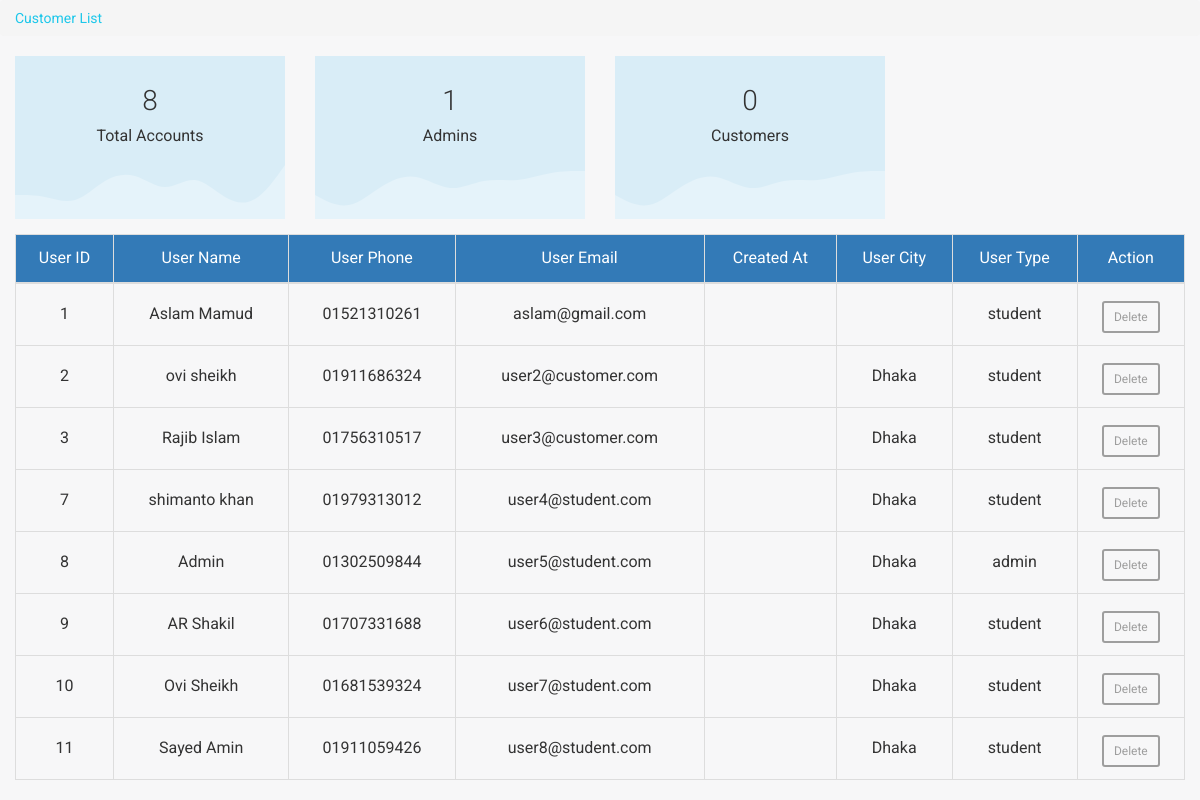
/online-academy/settings/our-team.php, run on the app's committed database.
### tables this page shows
CREATE TABLE `user` (
  `user_id` int(11) NOT NULL,
  `user_name` text NOT NULL,
  `user_image` varchar(200) NOT NULL,
  `user_pass` text NOT NULL,
  `user_email` varchar(50) NOT NULL,
  `user_email_token` text NOT NULL,
  `user_email_ver` int(11) NOT NULL,
  `user_pass_recovered` text NOT NULL,
  `user_join_date` text NOT NULL,
  `user_about` text NOT NULL,
  `user_tagline` text NOT NULL,
  `user_skill` text NOT NULL,
  `user_location` text NOT NULL,
  `user_city` text NOT NULL,
  `user_region` int(11) NOT NULL,
  `user_phone` varchar(50) NOT NULL,
  `user_phone_ver` varchar(30) NOT NULL,
  `user_type` text NOT NULL,
  `user_verified` int(11) NOT NULL,
  `user_level` int(11) NOT NULL
);

### online-academy/settings/our-team.php (the view, shortened to what this page needs)
<?php
include 'header.php';
$user_select_query = "SELECT * FROM user";
$admin_select_query = "SELECT * FROM user WHERE user_type = 'admin'";
$customer_select_query = "SELECT * FROM user WHERE `user_type` = 'customer'";
$user_info = mysqli_query($con, $user_select_query);
$admin_info = mysqli_query($con, $admin_select_query);
$customer_info = mysqli_query($con, $customer_select_query);
?>
    <div class="sl-mainpanel">
      <nav class="breadcrumb sl-breadcrumb">
        <a class="breadcrumb-item" href="customer-list">Customer List</a>
      </nav>
      <div class="col-lg-12 sl-pagebody m-auto">
        <table class="table table-bordered text-center">
          <div class="row gutters-10">
            <div class="col-md-3">
                <div class="bg-info text-white rounded-lg mb-4 overflow-hidden">
                  <div class="px-3 pt-3 text-center">
                    <div class="h3 fw-700"><?= $user_info->num_rows; ?></div>
                    <div class="h5 opacity-50">Total Accounts</div>
                  </div>
                </div>
            </div>
            <div class="col-md-3">
                <div class="bg-info text-white rounded-lg mb-4 overflow-hidden">
                    <div class="px-3 pt-3 text-center">
                        <div class="h3 fw-700"><?= $admin_info->num_rows; ?></div>
                        <div class="h5 opacity-50">Admins</div>
                    </div>
                </div>
            </div>
			<div class="col-md-3">
                <div class="bg-info text-white rounded-lg mb-4 overflow-hidden">
                    <div class="px-3 pt-3 text-center">
                        <div class="h3 fw-700"><?= $customer_info->num_rows; ?></div>
                        <div class="h5 opacity-50">Customers</div>
                    </div>
                </div>
            </div>
          </div>
            <thead class="bg-primary">
                <tr>
                    <td>User ID</td>
                    <td>User Name</td>
                    <td>User Phone</td>
                    <td>User Email</td>
                    <td>Created At</td>
                    <td>User City</td>
                    <td>User Type</td>
                    <td>Action</td>
                </tr>
            </thead>
            <tbody>
                <?php
                  foreach($user_info as $user){
                    ?>
                      <tr>
                        <td><?=$user['user_id']?></td>
                        <td><?=$user['user_name']?></td>
                        <td><?=$user['user_phone']?></td>
                        <td><?=$user['user_email']?></td>
                        <td><?=$user['user_join_date']?></td>
                        <td><?=$user['user_city']?></td>
                        <td><?=$user['user_type']?></td>
                        <td>
                          <a class="btn btn-sm mt-2 btn-outline-danger" href="remove-a-user?id=<?php echo $user['user_id']; ?>" onclick="return confirm('Are you sure want to clear your cart?');">Delete</a>
                        </td>
                      </tr>
                    <?php
                  }
                ?>
            </tbody>
        </table>
      </div>
    </div>
<?php
  require_once 'footer.php';
?>

### online-academy/settings/assets/css/custom-padding-margin.css (style rules this page uses)
.mt-2, .my-2 { margin-top: 0.5rem !important; }
.mb-4, .my-4 { margin-bottom: 1.5rem !important; }
.pt-3, .py-3 { padding-top: 1rem !important; }
.pr-3, .px-3 { padding-right: 1rem !important; }
.pl-3, .px-3 { padding-left: 1rem !important; }
.m-auto { margin: auto !important; }

### data on the page
user: user_id "1", user_name "Aslam Mamud", user_phone "01521310261", user_email "aslam@gmail.com", user_type "student"
user: user_id "2", user_name "ovi sheikh", user_phone "01911686324", user_email "user2@customer.com", user_city "Dhaka", user_type "student"
user: user_id "3", user_name "Rajib Islam", user_phone "01756310517", user_email "user3@customer.com", user_city "Dhaka", user_type "student"
user: user_id "7", user_name "shimanto khan", user_phone "01979313012", user_email "user4@student.com", user_city "Dhaka", user_type "student"
user: user_id "8", user_name "Admin", user_phone "01302509844", user_email "user5@student.com", user_city "Dhaka", user_type "admin"
user: user_id "9", user_name "AR Shakil", user_phone "01707331688", user_email "user6@student.com", user_city "Dhaka", user_type "student"
user: user_id "10", user_name "Ovi Sheikh", user_phone "01681539324", user_email "user7@student.com", user_city "Dhaka", user_type "student"
user: user_id "11", user_name "Sayed Amin", user_phone "01911059426", user_email "user8@student.com", user_city "Dhaka", user_type "student"

### other printed values
$user_info->num_rows "8"
$admin_info->num_rows "1"
$customer_info->num_rows "0"
